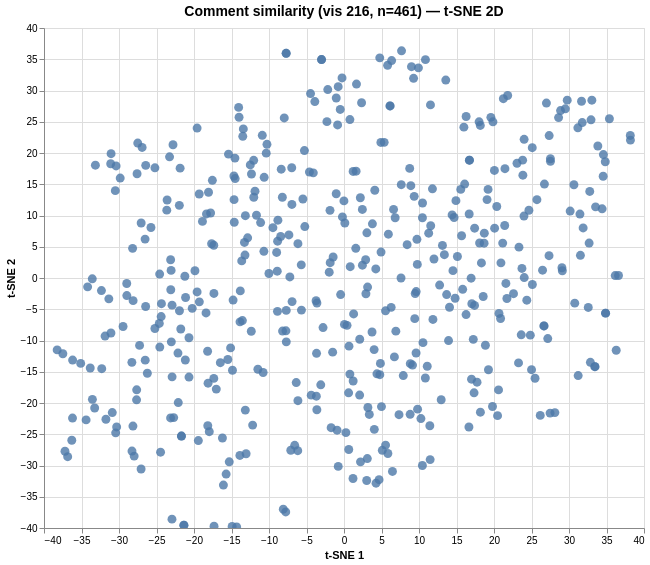

Vega-Lite specification stored for this chart:
### Vega specification from a JSON file in a GitHub repository (floating-point values rounded to 4 significant figures; data arrays with more than 128 entries replaced by an {"elided": "..."} marker saying what was removed)
{"$schema": "https://vega.github.io/schema/vega/v6.json", "data": [{"name": "param_1e9efca18e7a2868_store"}, {"name": "source_0", "values": {"elided": "461 records"}}, {"name": "source_0_x_domain_dim_1", "values": [{"min": -38.25, "max": 38.19}]}, {"name": "source_0_y_domain_dim_2", "values": [{"min": -39.84, "max": 36.35}]}], "signals": [{"name": "unit", "value": {}, "on": [{"events": "pointermove", "update": "isTuple(group()) ? group() : unit"}]}, {"name": "param_1e9efca18e7a2868", "update": "vlSelectionResolve(\"param_1e9efca18e7a2868_store\", \"union\")"}, {"name": "param_1e9efca18e7a2868_dim_1", "on": [{"events": [{"source": "view", "type": "dblclick"}], "update": "null"}, {"events": {"signal": "param_1e9efca18e7a2868_translate_delta"}, "update": "panLinear(param_1e9efca18e7a2868_translate_anchor.extent_x, -param_1e9efca18e7a2868_translate_delta.x / width)"}, {"events": {"signal": "param_1e9efca18e7a2868_zoom_delta"}, "update": "zoomLinear(domain(\"x\"), param_1e9efca18e7a2868_zoom_anchor.x, param_1e9efca18e7a2868_zoom_delta)"}]}, {"name": "param_1e9efca18e7a2868_dim_2", "on": [{"events": [{"source": "view", "type": "dblclick"}], "update": "null"}, {"events": {"signal": "param_1e9efca18e7a2868_translate_delta"}, "update": "panLinear(param_1e9efca18e7a2868_translate_anchor.extent_y, param_1e9efca18e7a2868_translate_delta.y / height)"}, {"events": {"signal": "param_1e9efca18e7a2868_zoom_delta"}, "update": "zoomLinear(domain(\"y\"), param_1e9efca18e7a2868_zoom_anchor.y, param_1e9efca18e7a2868_zoom_delta)"}]}, {"name": "param_1e9efca18e7a2868_tuple", "on": [{"events": [{"signal": "param_1e9efca18e7a2868_dim_1 || param_1e9efca18e7a2868_dim_2"}], "update": "param_1e9efca18e7a2868_dim_1 && param_1e9efca18e7a2868_dim_2 ? {unit: \"\", fields: param_1e9efca18e7a2868_tuple_fields, values: [param_1e9efca18e7a2868_dim_1,param_1e9efca18e7a2868_dim_2]} : null"}]}, {"name": "param_1e9efca18e7a2868_tuple_fields", "value": [{"field": "dim_1", "channel": "x", "type": "R"}, {"field": "dim_2", "channel": "y", "type": "R"}]}, {"name": "param_1e9efca18e7a2868_translate_anchor", "value": {}, "on": [{"events": [{"source": "scope", "type": "pointerdown"}], "update": "{x: x(unit), y: y(unit), extent_x: domain(\"x\"), extent_y: domain(\"y\")}"}]}, {"name": "param_1e9efca18e7a2868_translate_delta", "value": {}, "on": [{"events": [{"source": "window", "between": [{"source": "scope", "type": "pointerdown"}, {"source": "window", "type": "pointerup"}], "consume": true, "type": "pointermove"}], "update": "{x: param_1e9efca18e7a2868_translate_anchor.x - x(unit), y: param_1e9efca18e7a2868_translate_anchor.y - y(unit)}"}]}, {"name": "param_1e9efca18e7a2868_zoom_anchor", "on": [{"events": [{"source": "scope", "consume": true, "type": "wheel"}], "update": "{x: invert(\"x\", x(unit)), y: invert(\"y\", y(unit))}"}]}, {"name": "param_1e9efca18e7a2868_zoom_delta", "on": [{"events": [{"source": "scope", "consume": true, "type": "wheel"}], "update": "pow(1.001, event.deltaY * pow(16, event.deltaMode))", "force": true}]}, {"name": "param_1e9efca18e7a2868_modify", "on": [{"events": {"signal": "param_1e9efca18e7a2868_tuple"}, "update": "modify(\"param_1e9efca18e7a2868_store\", param_1e9efca18e7a2868_tuple, true)"}]}], "marks": [{"type": "symbol", "name": "marks", "from": {"data": "source_0"}, "encode": {"update": {"fill": {"value": "#4c78a8"}, "x": {"field": "dim_1", "scale": "x"}, "size": {"value": 80}, "tooltip": {"signal": "{\"Comment #\": format(datum[\"index\"], \"\"), \"Comment\": isValid(datum[\"comment\"]) ? datum[\"comment\"] : \"\"+datum[\"comment\"]}"}, "opacity": {"value": 0.8}, "shape": {"value": "circle"}, "y": {"field": "dim_2", "scale": "y"}}}, "clip": true, "style": ["circle"], "interactive": true}], "scales": [{"name": "x", "type": "linear", "domain": [{"signal": "(data(\"source_0_x_domain_dim_1\")[0] || {}).min"}, {"signal": "(data(\"source_0_x_domain_dim_1\")[0] || {}).max"}], "range": [0, {"signal": "width"}], "nice": true, "zero": true, "domainRaw": {"signal": "param_1e9efca18e7a2868[\"dim_1\"]"}}, {"name": "y", "type": "linear", "domain": [{"signal": "(data(\"source_0_y_domain_dim_2\")[0] || {}).min"}, {"signal": "(data(\"source_0_y_domain_dim_2\")[0] || {}).max"}], "range": [{"signal": "height"}, 0], "zero": true, "nice": true, "domainRaw": {"signal": "param_1e9efca18e7a2868[\"dim_2\"]"}}], "axes": [{"scale": "x", "maxExtent": 0, "ticks": false, "aria": false, "orient": "bottom", "domain": false, "minExtent": 0, "grid": true, "labels": false, "zindex": 0, "gridScale": "y", "tickCount": {"signal": "ceil(width/40)"}}, {"scale": "y", "zindex": 0, "tickCount": {"signal": "ceil(height/40)"}, "labels": false, "ticks": false, "orient": "left", "domain": false, "aria": false, "minExtent": 0, "grid": true, "maxExtent": 0, "gridScale": "x"}, {"scale": "x", "grid": false, "orient": "bottom", "labelFlush": true, "labelOverlap": true, "tickCount": {"signal": "ceil(width/40)"}, "zindex": 0, "title": "t-SNE 1"}, {"scale": "y", "grid": false, "orient": "left", "labelOverlap": true, "tickCount": {"signal": "ceil(height/40)"}, "zindex": 0, "title": "t-SNE 2"}], "title": {"text": "Comment similarity (vis 216, n=461) — t-SNE 2D", "fontSize": 14, "frame": "group"}, "background": "white", "padding": 5, "width": 600, "height": 500, "style": "cell"}
